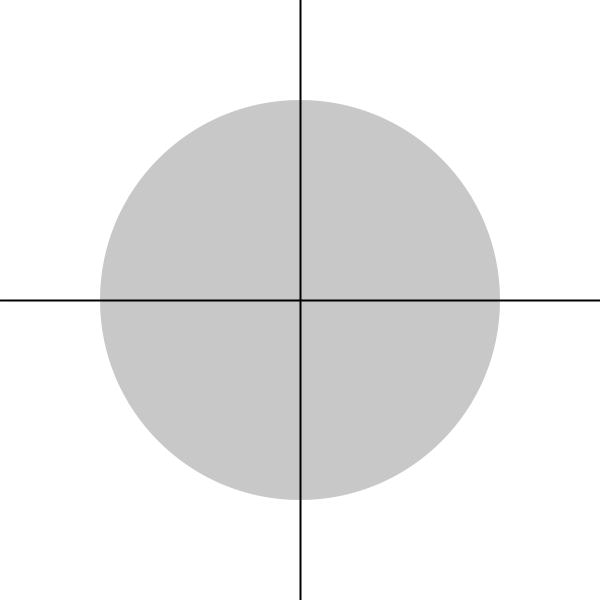
Frame 1 (no input)
Frame 60 (the mouse pressed at the canvas centre just before this capture): identical to frame 1, image omitted
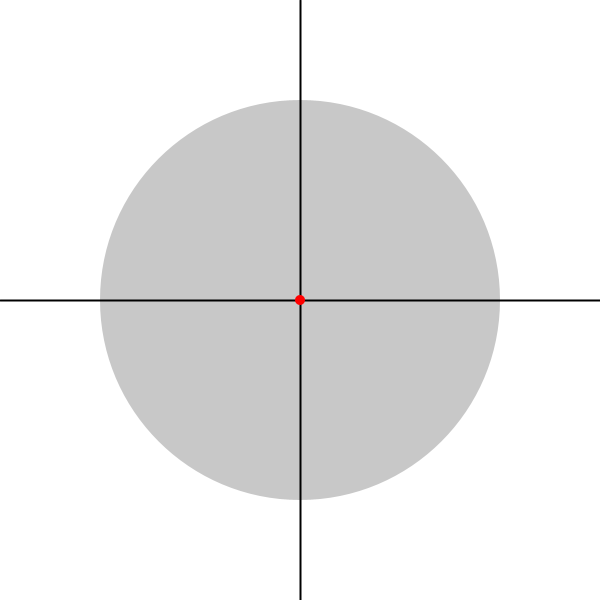
Frame 120 (the mouse held since frame 60 and released just before this capture)

The Processing sketch that drew these frames (run headless with seeded random() and noise(); from frame 60 on, the mouse is pressed at the canvas centre):

// Processing sketch: vecdraw
// ── vecdraw.pde

import java.util.ArrayList; 

int scale = 2;
ArrayList<int[]> points = new ArrayList<int[]>();
ArrayList<int[]> backpoints = new ArrayList<int[]>();

int[][] tba = new int[][]{
    
};

int hl = 300;
void setup(){
    windowResize(600,600);
    for (int i = 0; i<tba.length; i++){
        points.add(new int[]{tba[i][0]*scale*2+hl,tba[i][1]*scale*2+hl,});
    }
}

int snapv = 10*scale;
int snap(int n){
    return (int)(n/snapv)*snapv;
}

boolean mh = false;
void mousePressed(){
    mh=true;
}
void mouseReleased(){
    mh=false;
    points.add(new int[]{snap(mouseX),snap(mouseY)});
}

void draw(){
    background(255);
    noStroke();
    fill(200);
    ellipse(hl,hl,200*scale,200*scale);
    stroke(0);
    strokeWeight(2);
    line(hl,0,hl,2*hl);
    line(0,hl,2*hl,hl);

    noStroke();
    fill(100);
    beginShape();
    for (int[] p : backpoints){
        fill(255,255,0);
        ellipse(p[0],p[1],10,10);

        vertex(p[0],p[1]);
    }
    fill(100);
    endShape();
    fill(0);
    
    beginShape();
    for (int[] p : points){
        ellipse(p[0],p[1],10,10);
        vertex(p[0],p[1]);
    }
    endShape();

    if (mh){
        fill(255,0,0);
        ellipse(snap(mouseX),snap(mouseY),10,10);
    }
}

void keyPressed(){
    if (keyCode==BACKSPACE){
        points.remove(points.size()-1);
    }
    if (key=='a'){
        float s = 200;
        for (float i = PI/8; i<=(2*PI)+0.5; i+=(PI/4)){
            points.add(new int[]{(int)(cos(i)*s)+hl,(int)(sin(i)*s)+hl});
        }
    }
    if (key=='s'){
        float s = 160;
        for (float i = 2*PI; i>=0-0.1; i-=(PI/10)){
            points.add(new int[]{(int)(cos(i)*s)+hl,(int)(sin(i)*s)+hl});
        }
    }
    if (key=='b'){
        for (int[] p : points){
            backpoints.add(p);
        }
        points.clear();

    }
    
    if (key=='m'){
        for (int[] p : points){
            p[0]=-(p[0]-hl)+hl;
        }
    }
    
    if (key=='n'){
        for (int[] p : points){
            p[1]=-(p[1]-hl)+hl;
        }
    }

    for (int[] p : points){
        int x = (p[0]-hl)/scale;
        int y = (p[1]-hl)/scale;
        
        print("{"+x+","+y+"},");
    }
}
